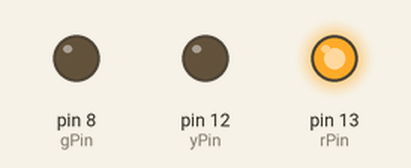
The sketch below on a simulated Arduino Uno, built with avr-gcc and run on an emulated ATmega328P. Parts: output pins drawn as LEDs (lit = HIGH).

Above: at 0.5 s.
At 1.1 s:
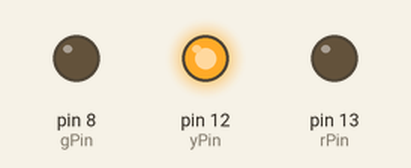
At 3.9 s:
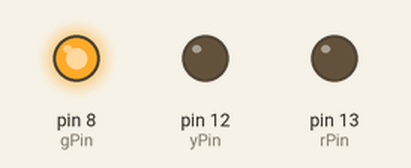
Timing chart, 0 to 5.1 s (numbered marks = the images above):
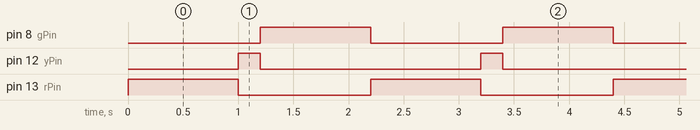

The sketch:

Traffic_light.ino
```cpp
#define rPin 13
#define yPin 12
#define gPin 8

void setup() {
	Serial.begin(115200);
	pinMode(rPin, OUTPUT);
	pinMode(yPin, OUTPUT);
	pinMode(gPin, OUTPUT);
}

void loop() {
	digitalWrite(rPin, HIGH);
	delay(1000);
	digitalWrite(rPin, LOW);
	digitalWrite(yPin, HIGH);
	delay(200);
	digitalWrite(yPin, LOW);
	digitalWrite(gPin, HIGH);
	delay(1000);
	digitalWrite(gPin, LOW);
}
```

Measured:
- by itself, pin 8 (gPin), pin 13 (rPin): alternates HIGH for 1.0 s and LOW for 1.2 s
- by itself, pin 12 (yPin): alternates HIGH for 0.20 s and LOW for 2.0 s
- by itself, everything shown: repeats every 2.2 s, in 4 steps
